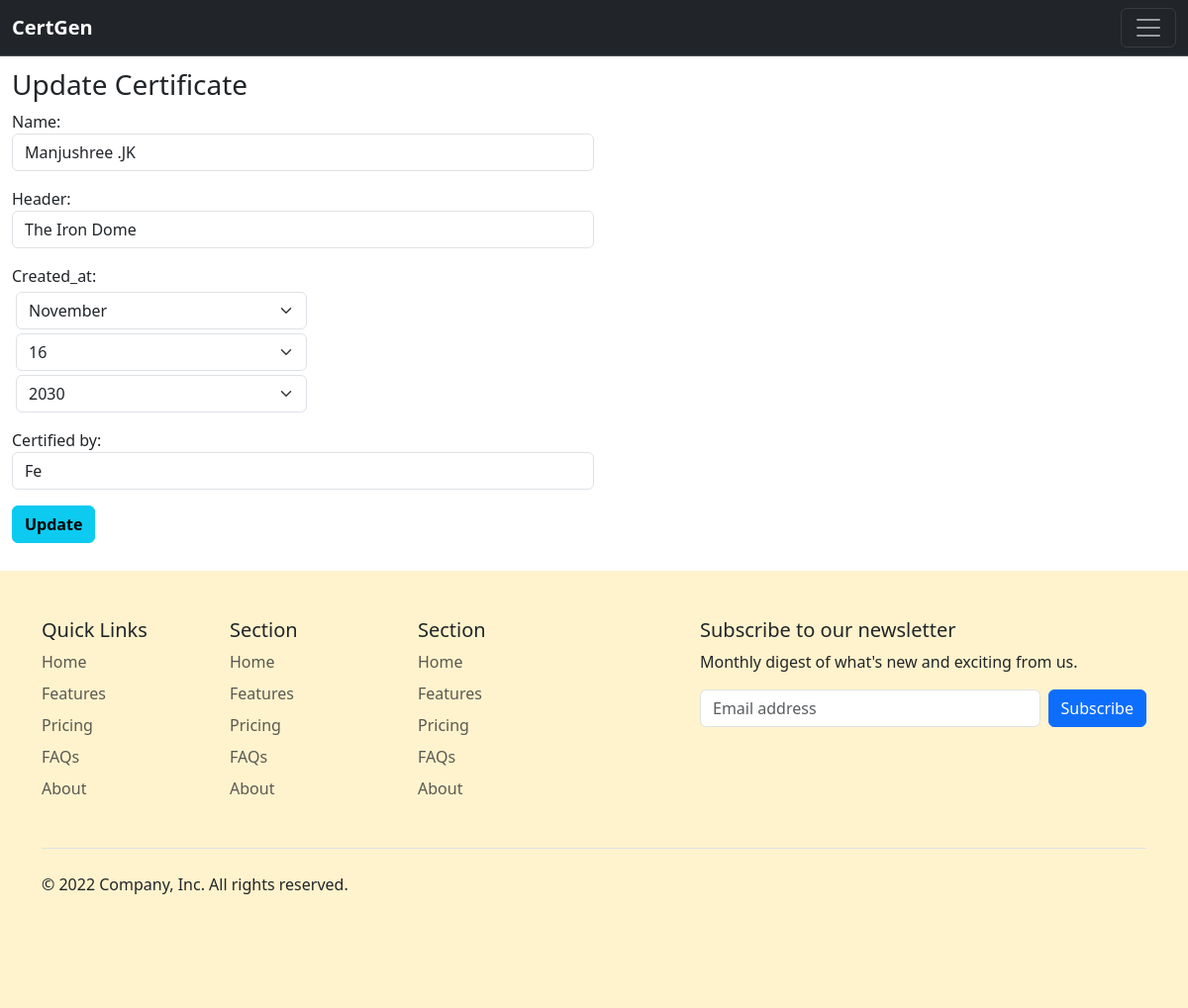
Screenshot of /update_certificate/3/ (signed in) with the database file from the repository.
### core/models.py (models this page shows, shortened)
class Certificate(models.Model):
    user = models.ForeignKey(User, on_delete=models.CASCADE, null=True)
    name = models.CharField(max_length=15, null=True, blank=False, verbose_name='Name')
    issued_at = models.DateField(null=True,blank=True, verbose_name="created_at",editable=True)
    created_at = models.DateTimeField(null=True,auto_now_add=True)
    updated_at = models.DateField(null=True,auto_now=True)
    content = models.TextField(null=True,blank=True,max_length=450)
    certificate_no = models.CharField(default=get_uuid_only_int_7digits(), null=True, max_length=7, editable=False)
    header = models.CharField(max_length=20, null=True, blank=True)
    certified_by = models.CharField(max_length=20, null=True, blank=True)

### core/views.py (the view)
# urls.py: path('update_certificate/<int:id>/', views.update_certificate, name="update_certificate"),
@login_required
def update_certificate(request, id):
    certificate = get_object_or_404(Certificate, id=id)
    initial = {
        'name': certificate.name,
        'certificate': certificate.header,
    }
    form = UpdateCertificateForm(request.POST or None, instance=certificate, initial=initial)
    if request.method == "POST":
        if form.is_valid():
            form.save()
            csrf_token = get_token(request)
            messages.success(request, {'Your Certificate is Updated.'})
            return redirect('home')
        else:
            messages.info(request, {'Something Wrong!'})
            return redirect('home')
    else:
        csrf_token = get_token(request)
        return render(request, 'update_certificate.html', {'form': form, 'csrf_token': csrf_token, 'initial': initial})

### core/forms.py
class UpdateCertificateForm(forms.ModelForm):
    class Meta:
        model = Certificate
        fields = ['name', 'header', 'issued_at', 'certified_by']
        widgets ={
                'header':forms.TextInput(attrs={'class':'form-control  w-50 ', 'placeholder':'Certificate Name or Exam Name. **Optional max word:15'}),
                'name':forms.TextInput(attrs={'class':'form-control  w-50 ', 'placeholder':'Put Your Name here.'}),
                'issued_at':SelectDateWidget(attrs={'class':' m-1 form-select form-control  w-25 '}),
                'certified_by':forms.TextInput(attrs={'class':'form-control  w-50 ', 'placeholder':'"Authority" , "Certifier", "Institute" etc. '}),
            }

### core/templates/update_certificate.html (shortened to what this page needs)
{% extends 'base.html' %}
{% block content %}
<div class="m-2 p-1">
    <h3>Update Certificate</h3>
    <div class="d-flex flex-row justify-content-center mb-3">
        <div class="flex-fill justify-content-center">
            <form action="" method="POST">
                {{ form.as_p }}
                <input class="btn btn-info fw-bold" type="submit" value="Update">
            </form>
        </div>
      </div>
</div>
{% endblock content %}

### rows the page displays
Certificate: name "Manjushree .JK", header "The Iron Dome", certified_by "Fe"
